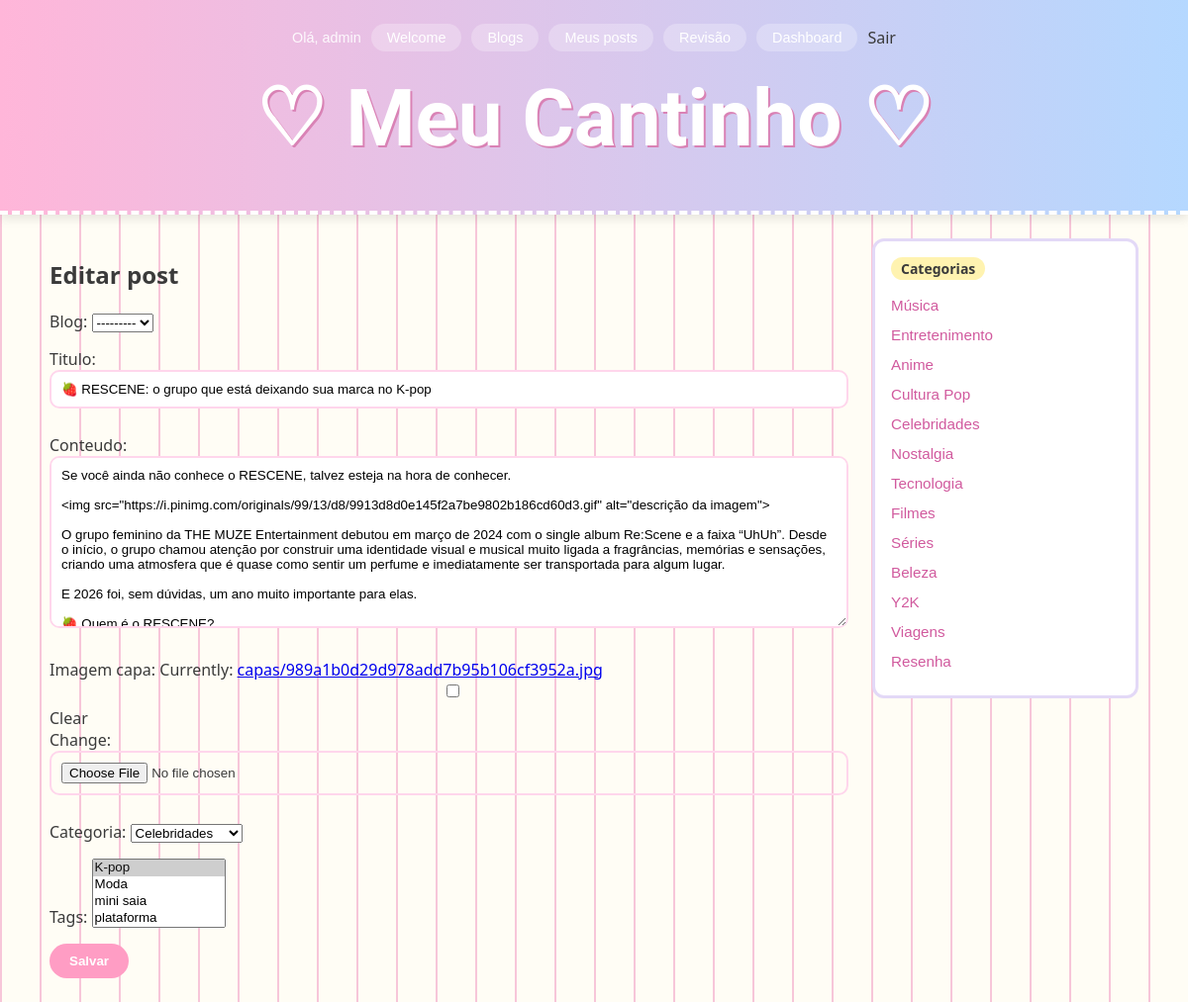
The page /meus-posts/rescene-o-grupo-que-esta-deixando-sua-marca-no-k-pop/editar/ (signed in) on the database as committed earlier.
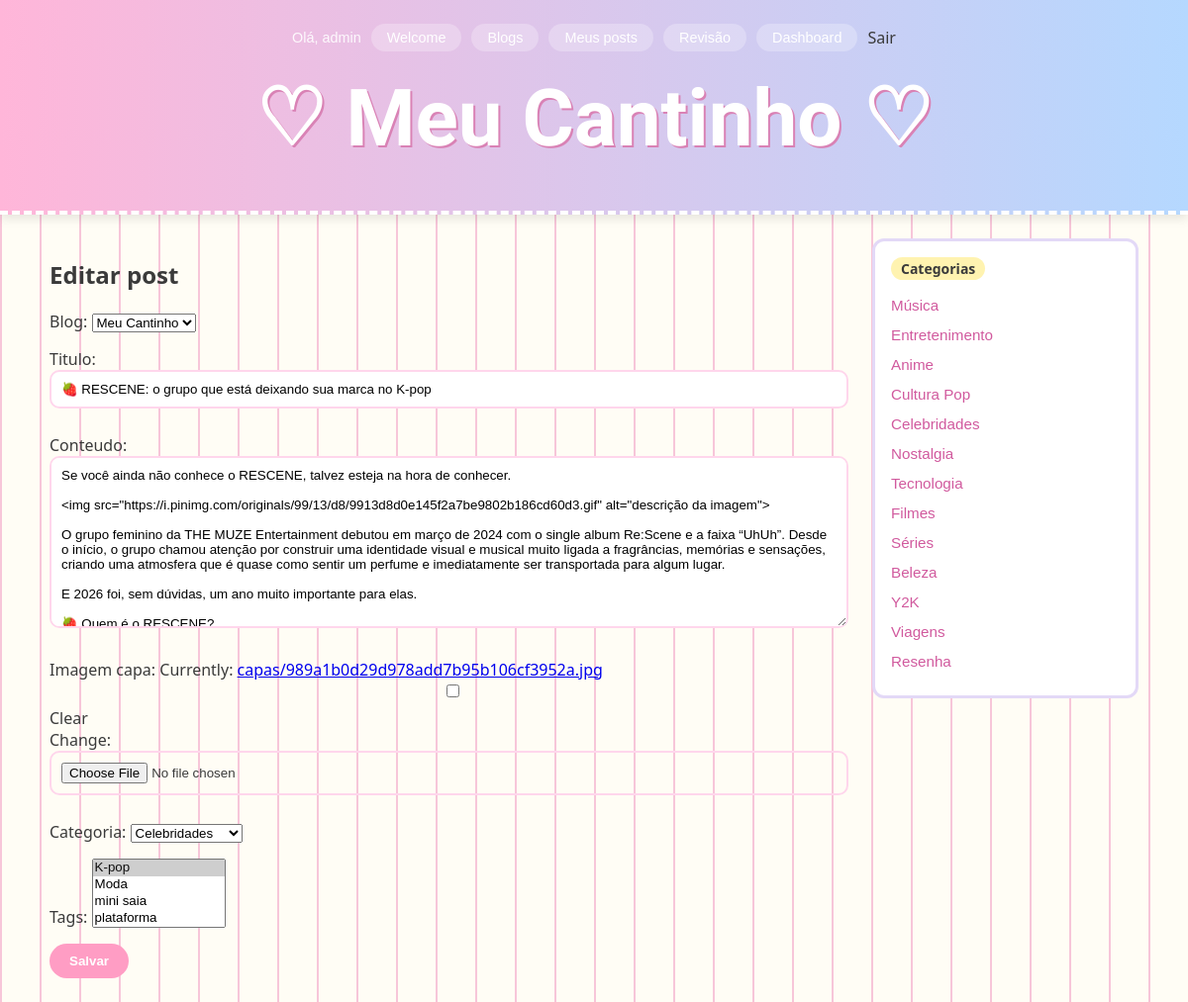
The same page on the database as committed later.
### blog/models.py (models this page shows, shortened)
class Post(models.Model):
    class Status(models.TextChoices):
        RASCUNHO = 'RASCUNHO', 'Rascunho'
        EM_REVISAO = 'EM_REVISAO', 'Em revisão'
        PUBLICADO = 'PUBLICADO', 'Publicado'
        ARQUIVADO = 'ARQUIVADO', 'Arquivado'
    titulo = models.CharField(max_length=200)
    slug = models.SlugField(max_length=220, unique=True, blank=True)
    conteudo = models.TextField()
    imagem_capa = models.ImageField(upload_to='capas/', blank=True, null=True)
    autor = models.ForeignKey(User, on_delete=models.CASCADE, related_name='posts')
    blog = models.ForeignKey(Blog, on_delete=models.CASCADE, null=True, related_name='posts')
    categoria = models.ForeignKey(Categoria, on_delete=models.SET_NULL, null=True, related_name='posts')
    tags = models.ManyToManyField(Tag, blank=True, related_name='posts')
    status = models.CharField(max_length=20, choices=Status.choices, default=Status.RASCUNHO)
    criado_em = models.DateTimeField(auto_now_add=True)
    atualizado_em = models.DateTimeField(auto_now=True)

### blog/views.py (the view)
# urls.py: path('meus-posts/<slug:slug>/editar/', views.editar_post, name='editar_post'),
@login_required
def editar_post(request, slug):
    post = get_object_or_404(Post, slug=slug, autor=request.user)
    if request.method == 'POST':
        form = PostForm(request.POST, request.FILES, instance=post, user=request.user)
        if form.is_valid():
            form.save()
            return redirect('meus_posts')
    else:
        form = PostForm(instance=post, user=request.user)
    return render(request, 'blog/form_post.html', {'form': form, 'titulo_pagina': 'Editar post'})

### blog/forms.py (shortened to what this page needs)
class PostForm(forms.ModelForm):
    class Meta:
        model = Post
        fields = ['blog', 'titulo', 'conteudo', 'imagem_capa', 'categoria', 'tags']
    def __init__(self, *args, user=None, **kwargs):
        super().__init__(*args, **kwargs)
        if user is not None:
            self.fields['blog'].queryset = Blog.objects.filter(membros__usuario=user).distinct()

### blog/context_processors.py (called while the page is built)
def sidebar_data(request):
    posts_recentes = Post.objects.filter(
        status=Post.Status.PUBLICADO
    ).order_by('-criado_em')[:5]
    posts_mais_comentados = Post.objects.filter(
        status=Post.Status.PUBLICADO
    ).annotate(
        num_comentarios=Count('comentarios')
    ).order_by('-num_comentarios')[:5]
    categorias = Categoria.objects.all()
    total_posts = Post.objects.filter(status=Post.Status.PUBLICADO).count()
    return {
        'sidebar_posts_recentes': posts_recentes,
        'sidebar_posts_comentados': posts_mais_comentados,
        'sidebar_categorias': categorias,
        'sidebar_total_posts': total_posts,
    }

### blog/models.py (called while the page is built)
    def __str__(self):
        return self.nome

    def __str__(self):
        return self.nome

    def __str__(self):
        return self.nome

### blog/templates/blog/form_post.html (shortened to what this page needs)
{% extends 'blog/base.html' %}
{% block content %}
    <h2>{{ titulo_pagina }}</h2>
    <form method="post" enctype="multipart/form-data">
        {{ form.as_p }}
        <button type="submit">Salvar</button>
    </form>
{% endblock %}

Rows that differ between the two databases and show on the page:
changed Post "🍓 RESCENE: o grupo que está deixando sua marca no K-pop": blog "---------" → "Meu Cantinho"
